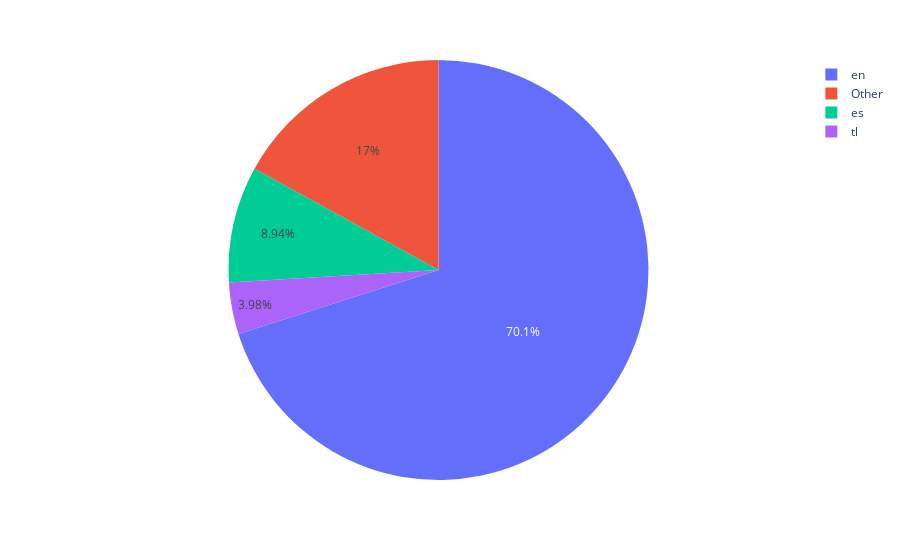

The code cell stored with this chart in its notebook:
### Code cell
# Plotting a pie chart of 3 main languages in entry tweets
fig = px.pie(langdf, values='counts', names='language')
fig.show()

### Figure 1 — Plotly figure (JSON) as saved in the notebook; plotly's stock layout.template omitted (floating-point values rounded to 4 significant figures)
{"data": [{"domain": {"x": [0, 1], "y": [0, 1]}, "hovertemplate": "language=%{label}<br>counts=%{value}<extra></extra>", "labels": ["en", "es", "tl", "Other", "Other", "Other", "Other", "Other", "Other", "Other", "Other", "Other", "Other", "Other", "Other", "Other", "Other", "Other", "Other", "Other", "Other", "Other", "Other", "Other", "Other", "Other", "Other", "Other", "Other", "Other"], "legendgroup": "", "name": "", "showlegend": true, "type": "pie", "values": [7708, 983, 438, 251, 192, 188, 144, 123, 115, 103, 95, 95, 87, 80, 66, 52, 47, 38, 34, 29, 28, 22, 21, 17, 13, 12, 10, 5, 2, 1]}], "layout": {"legend": {"tracegroupgap": 0}, "margin": {"t": 60}}}
